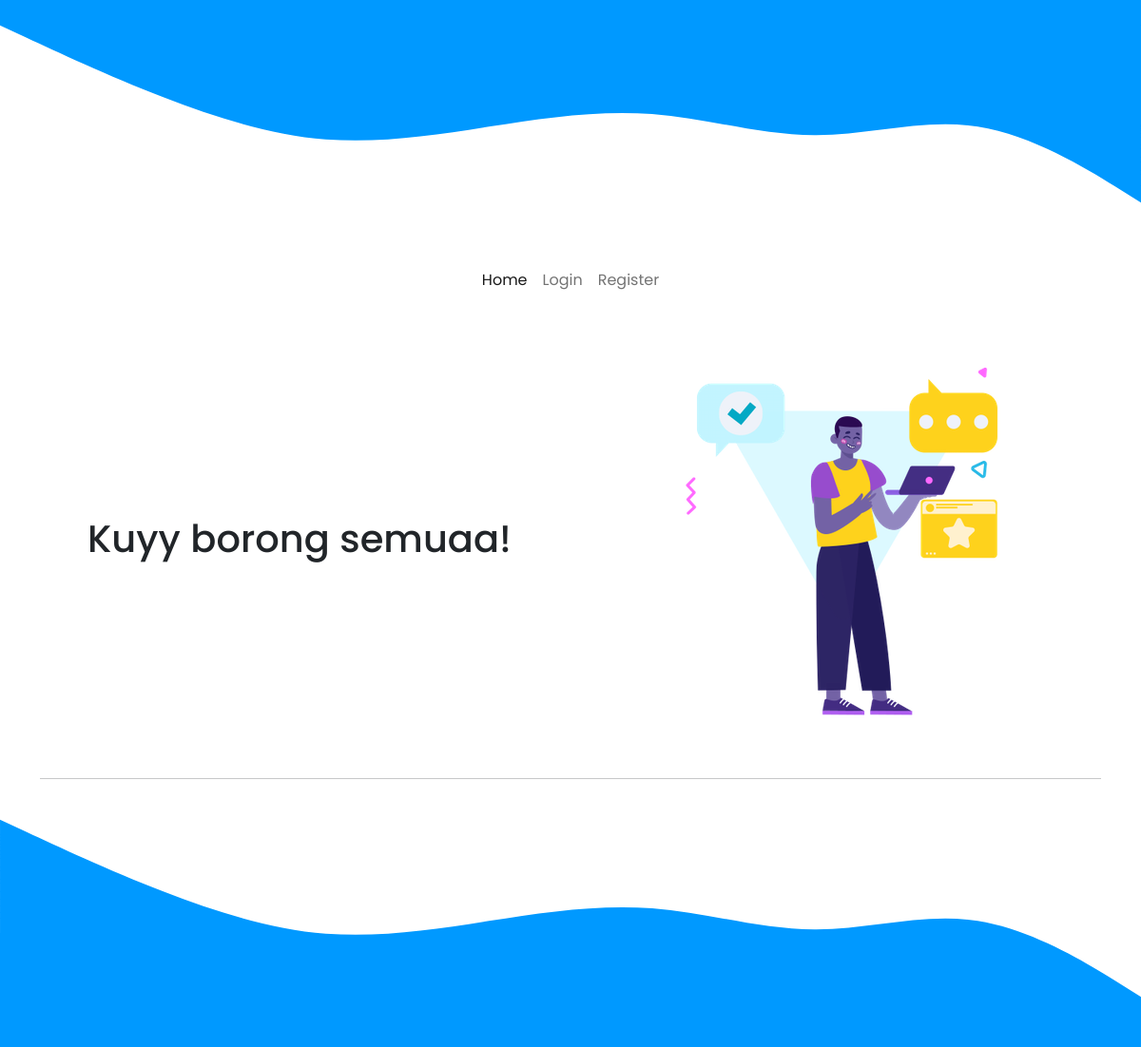
The app's page /lsp9/index.php, older data.
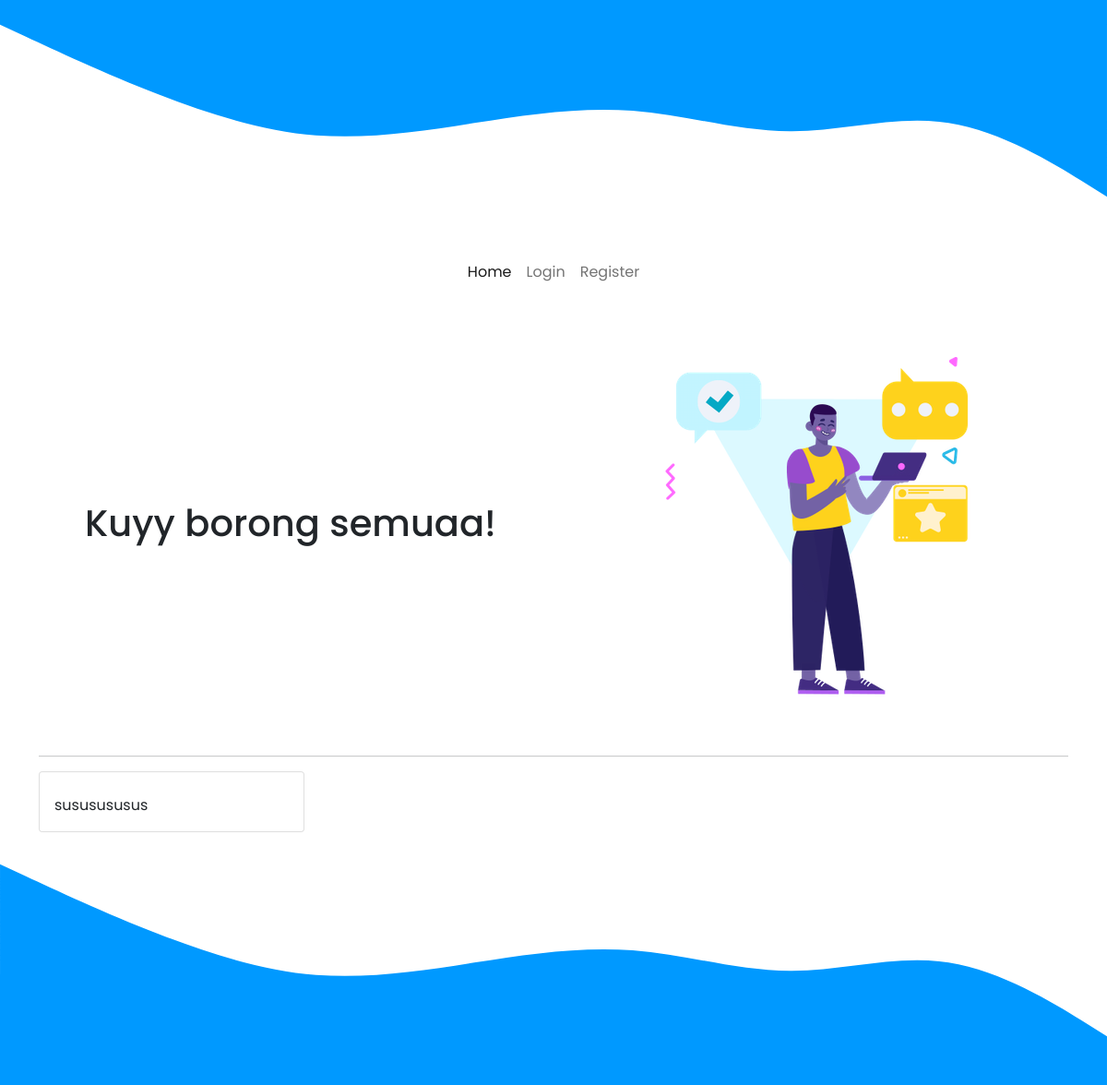
The same page, newer data.
### tables this page shows
CREATE TABLE `barang` (
  `id` int(11) NOT NULL,
  `nama` varchar(100) NOT NULL,
  `deskripsi` varchar(100) NOT NULL,
  `cover` varchar(100) DEFAULT NULL,
  `user_id` int(11) NOT NULL,
  `created_at` timestamp NOT NULL DEFAULT CURRENT_TIMESTAMP,
  `updated_at` timestamp NOT NULL DEFAULT CURRENT_TIMESTAMP
);

### lsp9/template/session.php (called while the page is built, shortened)
<?php
    require 'koneksi.php';
    if(isset($_SESSION['username'])){
        $stmt = $conn->prepare('SELECT * FROM user WHERE username=:username');
        $stmt->bindValue(':username', $_SESSION['username']);
        $stmt->execute();
        $user = $stmt->fetch(PDO::FETCH_OBJ);
    }else{
        $user = null;
    }
?>

### lsp9/index.php (the view, shortened to what this page needs)
<?php include 'template/session.php' ?>
<?php include 'template/header.php' ?>
<?php include 'template/navbar.php' ?>
<div class="container">
<div class="row my-5">
<div class="col d-flex justify-content-center align-items-center">
    <h1 id="home-title">Kuyy borong semuaa!</h1>
</div>
<div class="col d-flex justify-content-center align-items-center">
    <img id="home-image" src="assets/shop.png" alt="">
</div>
</div>
<hr>
<div class="row">
    <?php
        $stmt = $conn->prepare("SELECT * FROM barang");
        $stmt->execute();
        while($barang = $stmt->fetch(PDO::FETCH_OBJ)){
    ?>
    <div class="col mb-2">
        <div class="card" style="width: 18rem;">
            <div class="card-body">
                <p class="card-text"><?php echo $barang->deskripsi ?></p>
            </div>
        </div>
    </div>
    <?php } ?>
</div>
</div>
<?php include 'template/footer.php' ?>

### lsp9/template/header.php (shortened to what this page needs)
<html>
<head>
    <link href="https://cdn.jsdelivr.net/npm/bootstrap@5.0.0-beta2/dist/css/bootstrap.min.css" rel="stylesheet">
    <link rel="stylesheet" href="assets/css/home.css">
</head>
<body>

### lsp9/template/navbar.php (shortened to what this page needs)
<nav class="navbar navbar-expand-lg navbar-light">
  <div class="container-fluid">
    <div class="collapse navbar-collapse" id="navbarNavAltMarkup">
      <div class="navbar-nav ms-auto me-auto">
        <a class="nav-link active" aria-current="page" href="index.php">Home</a>
        <?php if ($user) { ?>
          <a class="nav-link" href="
          <?php
          if ($user->role == 1) {
            echo 'admin.php';
          } else {
            echo 'user.php';
          }
          ?>
          "><?php echo $user->nama ?></a>
          <a class="nav-link" href="process/signout.php">Signout</a>
        <?php } else { ?>
          <a class="nav-link" href="login.php">Login</a>
          <a class="nav-link" href="register.php">Register</a>
        <?php } ?>
      </div>
    </div>
  </div>
</nav>

### lsp9/template/footer.php (shortened to what this page needs)
</body>
</html>

### lsp9/assets/css/home.css (style rules this page uses)
html, body { font-family: 'Poppins', sans-serif; }
#home-title { opacity: 0; transform: translate(0, -100px); animation: fade 1s forwards; }
#home-image { opacity: 0; transform: translate(-100px, 0); animation: fade 1s forwards; }

Row changes from the older to the newer data that the page shows:
added barang: deskripsi "sususususus"
